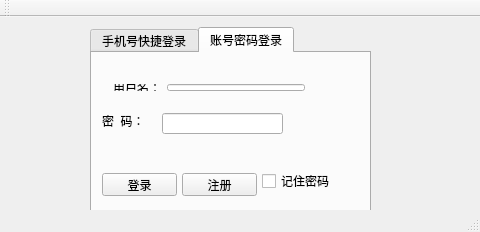
<?xml version="1.0" encoding="UTF-8"?>
<ui version="4.0">
 <class>Server</class>
 <widget class="QMainWindow" name="Server">
  <property name="geometry">
   <rect>
    <x>0</x>
    <y>0</y>
    <width>480</width>
    <height>232</height>
   </rect>
  </property>
  <property name="windowTitle">
   <string>Server</string>
  </property>
  <widget class="QWidget" name="centralWidget">
   <widget class="QTabWidget" name="tabWidget_2">
    <property name="geometry">
     <rect>
      <x>90</x>
      <y>10</y>
      <width>281</width>
      <height>191</height>
     </rect>
    </property>
    <property name="currentIndex">
     <number>1</number>
    </property>
    <widget class="QWidget" name="tab_1">
     <attribute name="title">
      <string>手机号快捷登录</string>
     </attribute>
     <widget class="QPushButton" name="pushButton">
      <property name="geometry">
       <rect>
        <x>20</x>
        <y>120</y>
        <width>71</width>
        <height>27</height>
       </rect>
      </property>
      <property name="text">
       <string>立即登录</string>
      </property>
     </widget>
     <widget class="QPushButton" name="pushButton_2">
      <property name="geometry">
       <rect>
        <x>120</x>
        <y>120</y>
        <width>71</width>
        <height>27</height>
       </rect>
      </property>
      <property name="text">
       <string>立即注册</string>
      </property>
     </widget>
     <widget class="QPushButton" name="pushButton_3">
      <property name="geometry">
       <rect>
        <x>190</x>
        <y>70</y>
        <width>81</width>
        <height>27</height>
       </rect>
      </property>
      <property name="text">
       <string>获取验证码</string>
      </property>
     </widget>
     <widget class="QWidget" name="layoutWidget">
      <property name="geometry">
       <rect>
        <x>20</x>
        <y>20</y>
        <width>221</width>
        <height>29</height>
       </rect>
      </property>
      <layout class="QHBoxLayout" name="horizontalLayout">
       <item>
        <widget class="QLabel" name="label">
         <property name="text">
          <string>手机号：</string>
         </property>
        </widget>
       </item>
       <item>
        <widget class="QLineEdit" name="lineEdit"/>
       </item>
      </layout>
     </widget>
     <widget class="QWidget" name="layoutWidget_2">
      <property name="geometry">
       <rect>
        <x>20</x>
        <y>70</y>
        <width>161</width>
        <height>29</height>
       </rect>
      </property>
      <layout class="QHBoxLayout" name="horizontalLayout_2">
       <item>
        <widget class="QLabel" name="label_2">
         <property name="text">
          <string>验证码：</string>
         </property>
        </widget>
       </item>
       <item>
        <widget class="QLineEdit" name="lineEdit_2"/>
       </item>
      </layout>
     </widget>
    </widget>
    <widget class="QWidget" name="tab_2">
     <attribute name="title">
      <string>账号密码登录</string>
     </attribute>
     <widget class="QPushButton" name="exitButton">
      <property name="geometry">
       <rect>
        <x>90</x>
        <y>120</y>
        <width>75</width>
        <height>23</height>
       </rect>
      </property>
      <property name="font">
       <font>
        <weight>50</weight>
        <bold>false</bold>
       </font>
      </property>
      <property name="text">
       <string>注册</string>
      </property>
     </widget>
     <widget class="QCheckBox" name="passwordBox">
      <property name="geometry">
       <rect>
        <x>170</x>
        <y>120</y>
        <width>101</width>
        <height>16</height>
       </rect>
      </property>
      <property name="text">
       <string>记住密码</string>
      </property>
     </widget>
     <widget class="QLabel" name="passwordLabel">
      <property name="geometry">
       <rect>
        <x>10</x>
        <y>60</y>
        <width>61</width>
        <height>16</height>
       </rect>
      </property>
      <property name="text">
       <string>密  码：</string>
      </property>
     </widget>
     <widget class="QLineEdit" name="passwordLineEdit">
      <property name="geometry">
       <rect>
        <x>70</x>
        <y>60</y>
        <width>121</width>
        <height>21</height>
       </rect>
      </property>
      <property name="text">
       <string/>
      </property>
     </widget>
     <widget class="QPushButton" name="logInButton">
      <property name="geometry">
       <rect>
        <x>10</x>
        <y>120</y>
        <width>75</width>
        <height>23</height>
       </rect>
      </property>
      <property name="text">
       <string>登录</string>
      </property>
     </widget>
     <widget class="QWidget" name="layoutWidget_3">
      <property name="geometry">
       <rect>
        <x>10</x>
        <y>20</y>
        <width>214</width>
        <height>29</height>
       </rect>
      </property>
      <layout class="QHBoxLayout" name="horizontalLayout_3">
       <item>
        <widget class="QLabel" name="userLabel">
         <property name="styleSheet">
          <string notr="true"/>
         </property>
         <property name="text">
          <string>用户名：</string>
         </property>
        </widget>
       </item>
       <item>
        <widget class="QLineEdit" name="userLineEdit">
         <property name="text">
          <string/>
         </property>
        </widget>
       </item>
      </layout>
     </widget>
     <zorder>layoutWidget_3</zorder>
     <zorder>exitButton</zorder>
     <zorder>passwordBox</zorder>
     <zorder>passwordLabel</zorder>
     <zorder>passwordLineEdit</zorder>
     <zorder>logInButton</zorder>
    </widget>
   </widget>
  </widget>
  <widget class="QMenuBar" name="menuBar">
   <property name="geometry">
    <rect>
     <x>0</x>
     <y>0</y>
     <width>480</width>
     <height>23</height>
    </rect>
   </property>
  </widget>
  <widget class="QToolBar" name="mainToolBar">
   <attribute name="toolBarArea">
    <enum>TopToolBarArea</enum>
   </attribute>
   <attribute name="toolBarBreak">
    <bool>false</bool>
   </attribute>
  </widget>
  <widget class="QStatusBar" name="statusBar"/>
 </widget>
 <layoutdefault spacing="6" margin="11"/>
 <resources/>
 <connections/>
</ui>
